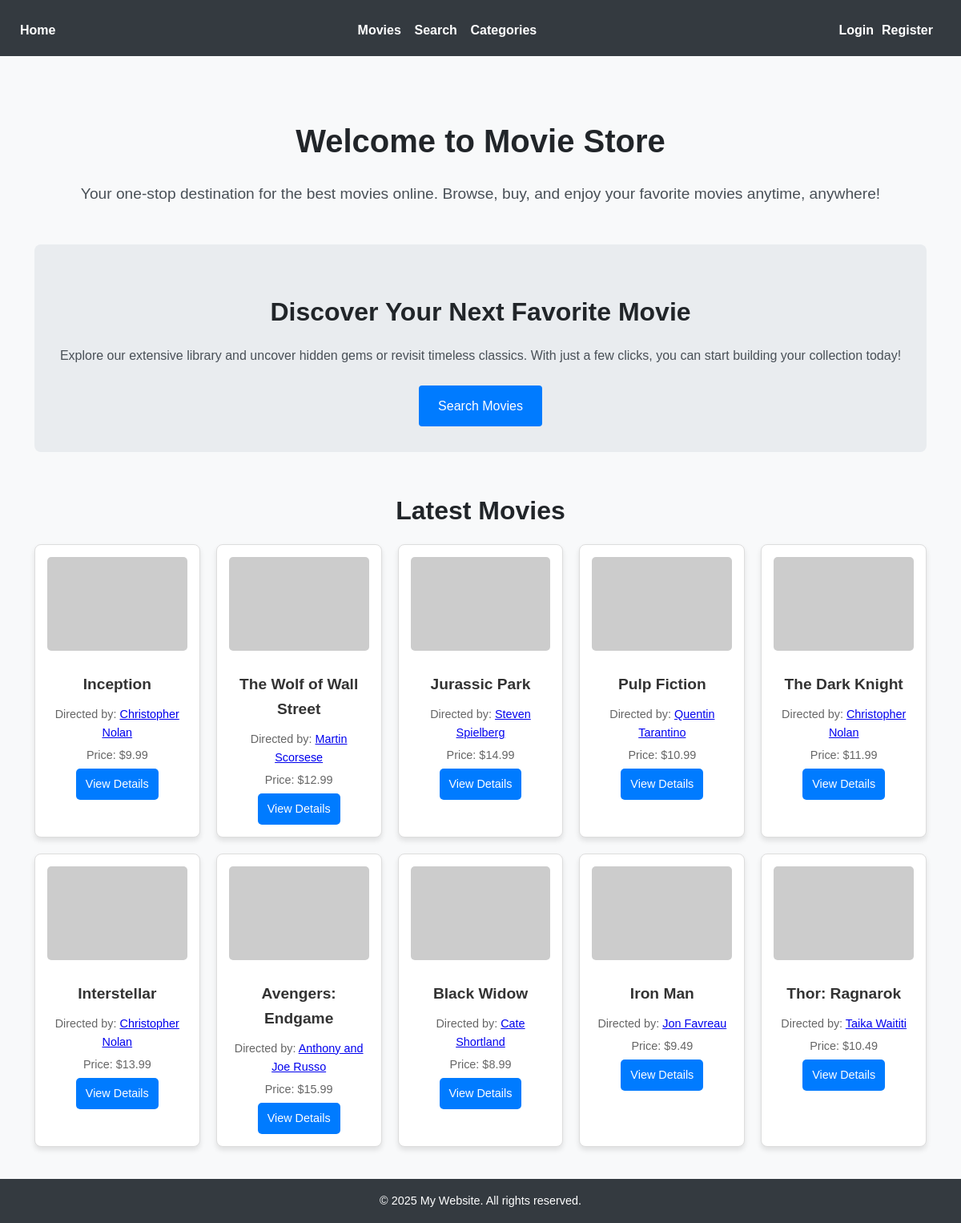
The page / on the database its author committed.
### tables this page shows
CREATE TABLE movies (
    id INT AUTO_INCREMENT PRIMARY KEY,
    title VARCHAR(255) NOT NULL,
    description TEXT,
    price DECIMAL(10, 2) NOT NULL,
    image_url VARCHAR(255),
    director VARCHAR(100) NOT NULL,
    category_id INT NOT NULL,
    created_at TIMESTAMP DEFAULT CURRENT_TIMESTAMP,
    FOREIGN KEY (category_id) REFERENCES categories(id) ON DELETE CASCADE
);

### controllers/movies.php (called while the page is built, shortened)
<?php
function getMovies($db, $nbrOfMovies = NULL) {
  try {
    $query = $nbrOfMovies ? "SELECT * FROM movies LIMIT :nbrOfMovies" : "SELECT * FROM movies";
    $stmt = $db->prepare($query);
    if ($nbrOfMovies) {
      $stmt->bindParam('nbrOfMovies', $nbrOfMovies, PDO::PARAM_INT);
    };
    $stmt->execute();
    return $stmt->fetchAll(PDO::FETCH_ASSOC);
  } catch (PDOException $e) {
    echo "Error : ", $e->getMessage();
  }
}
?>

### components/movie_card.php (the view)
<?php
    $imageUrl = htmlspecialchars($movie["image_url"]);
    $title = htmlspecialchars($movie['title']);
    $director = htmlspecialchars($movie['director']);
    $price = htmlspecialchars($movie['price']);
    $id = htmlspecialchars($movie['id']);
?>
<li class="movie-card">
    <img src="<?php echo $imageUrl ?>" alt="<?php echo $title?>" class="movie-image">
    <h3 class="movie-title"><?php echo $title ?></h3>
    <p class="movie-director">
        Directed by:
        <a href="../pages/director.php?director=<?php echo $director?>"> <?php echo $director ?> </a>
    </p>
    <p class="movie-price">Price: $<?php echo $price ?></p>
    <a href="../pages/movie_details.php?id=<?php echo $id ?>" class="btn">View Details</a>
</li>

### components/header.php (shortened to what this page needs)
<!DOCTYPE html>
<html lang="en">
<head>
    <link rel="stylesheet" href="../assets/styles/global.css">
    <link rel="stylesheet" href="../assets/styles/header.css">
    <link rel="stylesheet" href="../assets/styles/footer.css">
    <link rel="stylesheet" href="../assets/styles/movie_card.css">
    <link rel="stylesheet" href="../assets/styles/home_page.css">
    <link rel="stylesheet" href="../assets/styles/movie_details.css">
    <link rel="stylesheet" href="../assets/styles/categories.css">
    <link rel="stylesheet" href="../assets/styles/movies.css">
    <link rel="stylesheet" href="../assets/styles/search.css">
    <link rel="stylesheet" href="../assets/styles/auth.css">
    <link rel="stylesheet" href="../assets/styles/profile.css">
    <link rel="stylesheet" href="../assets/styles/cart.css">
</head>
<body>
    <header>
        <nav>
            <ul>
                <li><a href="/index.php">Home</a></li>
                <div class="navLinks">
                    <li><a href="../pages/movies.php">Movies</a></li>
                    <li><a href="../pages/search.php">Search</a></li>
                    <li><a href="../pages/categories.php">Categories</a></li>
                </div>
                <?php
                echo "<div>";
                if (isset($_SESSION["user_id"])) {
                    echo "<li><a href=\"../pages/cart.php\">Cart</a></li>";
                    echo "<li><a href=\"../pages/profile.php\">Profile</a></li>";
                }else{
                    echo "<li><a href=\"../pages/login.php\">Login</a></li>";
                    echo "<li><a href=\"../pages/register.php\">Register</a></li>";
                }
                echo "</div>";
                ?>
            </ul>
        </nav>
    </header>

### index.php
<?php
include './components/header.php';
include './db/db_connect.php';
include './controllers/movies.php'
?>
<main>
    <section class="welcome">
      <h1>Welcome to Movie Store</h1>
      <p>Your one-stop destination for the best movies online. Browse, buy, and enjoy your favorite movies anytime, anywhere!</p>
    </section>
     <section class="cta">
      <h2>Discover Your Next Favorite Movie</h2>
      <p>Explore our extensive library and uncover hidden gems or revisit timeless classics. With just a few clicks, you can start building your collection today!</p>
      <a href="pages/search.php" class="btn">Search Movies</a>
    </section>
    <section class="latest-movies">
      <h2>Latest Movies</h2>
      <ul>
        <?php
      $movies = getMovies($db, 10);
      foreach ($movies as $movie) {
        include './components/movie_card.php';
      } ?>
      </ul>
    </section>
</main>
<?php include './components/footer.php'; ?>

### components/footer.php
<footer>
        &copy; 2025 My Website. All rights reserved.
    </footer>
</body>
</html>

### assets/styles/global.css (style rules this page uses)
body { font-family: "Arial", sans-serif; margin: 0; padding: 0; background-color: #f8f9fa; color: #212529; line-height: 1.6; display: flex; flex-direction: column; min-height: 100vh; }
main { flex: 1; padding: 40px 20px; max-width: 1200px; margin: 0 auto; text-align: center; }

### assets/styles/header.css (style rules this page uses)
header { background-color: #343a40; color: white; padding: 1rem 0; text-align: center; font-size: 1.5rem; font-weight: bold; }
nav ul { list-style-type: none; margin: 0; padding: 0 25px; display: flex; justify-content: space-between; }
nav ul li { display: inline; margin-right: 10px; }
nav ul li a { color: white; text-decoration: none; font-size: 1rem; }

### assets/styles/footer.css (style rules this page uses)
footer { background-color: #343a40; color: white; text-align: center; padding: 1rem 0; font-size: 0.9rem; }

### assets/styles/movie_card.css (style rules this page uses)
.movie-card { background-color: #fff; border: 1px solid #ddd; border-radius: 8px; text-align: center; padding: 15px; box-shadow: 0 4px 6px rgba(0, 0, 0, 0.1); transition: transform 0.2s ease, box-shadow 0.2s ease; }
.movie-card img { max-width: 100%; border-radius: 5px; margin-bottom: 10px; }
.movie-card h3 { font-size: 1.2rem; margin: 10px 0; color: #333; }
.movie-card p { font-size: 0.9rem; color: #666; margin: 5px 0; }
.movie-card .btn { display: inline-block; background-color: #007bff; color: white; text-decoration: none; padding: 8px 12px; border-radius: 5px; font-size: 0.9rem; transition: background-color 0.3s ease; }

### assets/styles/home_page.css (style rules this page uses)
.welcome { margin-bottom: 3rem; }
.welcome h1 { font-size: 2.5rem; color: #212529; margin-bottom: 1rem; }
.welcome p { font-size: 1.2rem; color: #495057; }
.cta { margin-bottom: 3rem; padding: 2rem; background-color: #e9ecef; border-radius: 8px; }
.cta h2 { font-size: 2rem; color: #212529; margin-bottom: 1rem; }
.cta p { font-size: 1rem; color: #495057; margin-bottom: 1.5rem; }
.cta .btn { display: inline-block; background-color: #007bff; color: white; padding: 0.8rem 1.5rem; font-size: 1rem; text-decoration: none; border-radius: 4px; transition: background-color 0.3s ease; }
.latest-movies h2 { font-size: 2rem; color: #212529; margin-bottom: 1rem; }
.latest-movies ul { display: grid; grid-template-columns: repeat(auto-fit, minmax(200px, 1fr)); gap: 20px; padding: 0; margin: 0; list-style: none; }

### rows shown on the page
movies: title "Inception", director "Christopher Nolan", price "9.99"
movies: title "The Wolf of Wall Street", director "Martin Scorsese", price "12.99"
movies: title "Jurassic Park", director "Steven Spielberg", price "14.99"
movies: title "Pulp Fiction", director "Quentin Tarantino", price "10.99"
movies: title "The Dark Knight", director "Christopher Nolan", price "11.99"
movies: title "Interstellar", director "Christopher Nolan", price "13.99"
movies: title "Avengers: Endgame", director "Anthony and Joe Russo", price "15.99"
movies: title "Black Widow", director "Cate Shortland", price "8.99"
movies: title "Iron Man", director "Jon Favreau", price "9.49"
movies: title "Thor: Ragnarok", director "Taika Waititi", price "10.49"
